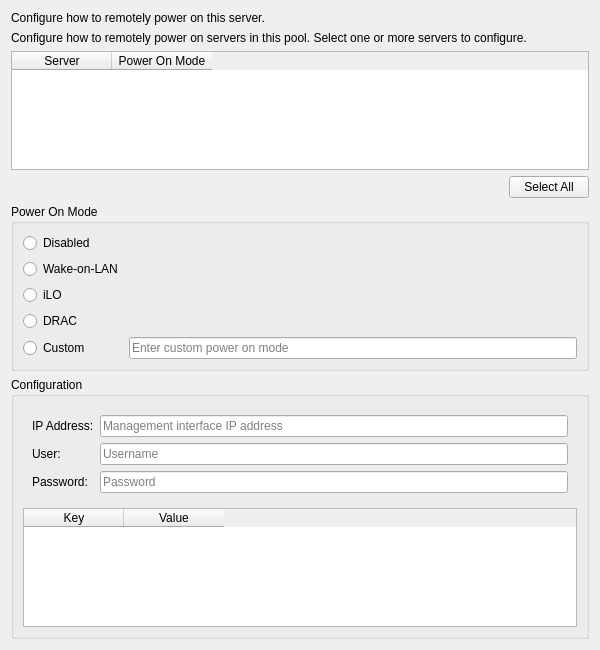
<?xml version="1.0" encoding="UTF-8"?>
<ui version="4.0">
 <class>HostPowerONEditPage</class>
 <widget class="QWidget" name="HostPowerONEditPage">
  <property name="geometry">
   <rect>
    <x>0</x>
    <y>0</y>
    <width>600</width>
    <height>650</height>
   </rect>
  </property>
  <layout class="QVBoxLayout" name="verticalLayout">
   <item>
    <widget class="QLabel" name="labelServer">
     <property name="text">
      <string>Configure how to remotely power on this server.</string>
     </property>
     <property name="wordWrap">
      <bool>true</bool>
     </property>
    </widget>
   </item>
   <item>
    <widget class="QLabel" name="labelPool">
     <property name="text">
      <string>Configure how to remotely power on servers in this pool. Select one or more servers to configure.</string>
     </property>
     <property name="wordWrap">
      <bool>true</bool>
     </property>
     <property name="visible">
      <bool>false</bool>
     </property>
    </widget>
   </item>
   <item>
    <widget class="QWidget" name="hostsWidget" native="true">
     <property name="visible">
      <bool>false</bool>
     </property>
     <layout class="QVBoxLayout" name="hostsLayout">
      <property name="leftMargin">
       <number>0</number>
      </property>
      <property name="topMargin">
       <number>0</number>
      </property>
      <property name="rightMargin">
       <number>0</number>
      </property>
      <property name="bottomMargin">
       <number>0</number>
      </property>
      <item>
       <widget class="QTableWidget" name="tableHosts">
        <property name="selectionMode">
         <enum>QAbstractItemView::MultiSelection</enum>
        </property>
        <property name="selectionBehavior">
         <enum>QAbstractItemView::SelectRows</enum>
        </property>
        <column>
         <property name="text">
          <string>Server</string>
         </property>
        </column>
        <column>
         <property name="text">
          <string>Power On Mode</string>
         </property>
        </column>
       </widget>
      </item>
      <item>
       <layout class="QHBoxLayout" name="horizontalLayout">
        <item>
         <spacer name="horizontalSpacer">
          <property name="orientation">
           <enum>Qt::Horizontal</enum>
          </property>
          <property name="sizeHint" stdset="0">
           <size>
            <width>40</width>
            <height>20</height>
           </size>
          </property>
         </spacer>
        </item>
        <item>
         <widget class="QPushButton" name="buttonSelectAll">
          <property name="text">
           <string>Select All</string>
          </property>
         </widget>
        </item>
       </layout>
      </item>
     </layout>
    </widget>
   </item>
   <item>
    <widget class="QGroupBox" name="groupBoxMode">
     <property name="title">
      <string>Power On Mode</string>
     </property>
     <layout class="QGridLayout" name="gridLayout">
      <item row="0" column="0">
       <widget class="QRadioButton" name="radioDisabled">
        <property name="text">
         <string>Disabled</string>
        </property>
       </widget>
      </item>
      <item row="1" column="0">
       <widget class="QRadioButton" name="radioWakeOnLAN">
        <property name="text">
         <string>Wake-on-LAN</string>
        </property>
       </widget>
      </item>
      <item row="2" column="0">
       <widget class="QRadioButton" name="radioILO">
        <property name="text">
         <string>iLO</string>
        </property>
       </widget>
      </item>
      <item row="3" column="0">
       <widget class="QRadioButton" name="radioDRAC">
        <property name="text">
         <string>DRAC</string>
        </property>
       </widget>
      </item>
      <item row="4" column="0">
       <widget class="QRadioButton" name="radioCustom">
        <property name="text">
         <string>Custom</string>
        </property>
       </widget>
      </item>
      <item row="4" column="1">
       <widget class="QLineEdit" name="textCustomMode">
        <property name="placeholderText">
         <string>Enter custom power on mode</string>
        </property>
       </widget>
      </item>
     </layout>
    </widget>
   </item>
   <item>
    <widget class="QGroupBox" name="groupBoxCredentials">
     <property name="title">
      <string>Configuration</string>
     </property>
     <layout class="QVBoxLayout" name="verticalLayout_2">
      <item>
       <widget class="QWidget" name="credentialsWidget" native="true">
        <layout class="QFormLayout" name="formLayout">
         <item row="0" column="0">
          <widget class="QLabel" name="labelInterface">
           <property name="text">
            <string>IP Address:</string>
           </property>
          </widget>
         </item>
         <item row="0" column="1">
          <widget class="QLineEdit" name="textInterface">
           <property name="placeholderText">
            <string>Management interface IP address</string>
           </property>
          </widget>
         </item>
         <item row="1" column="0">
          <widget class="QLabel" name="labelUser">
           <property name="text">
            <string>User:</string>
           </property>
          </widget>
         </item>
         <item row="1" column="1">
          <widget class="QLineEdit" name="textUser">
           <property name="placeholderText">
            <string>Username</string>
           </property>
          </widget>
         </item>
         <item row="2" column="0">
          <widget class="QLabel" name="labelPassword">
           <property name="text">
            <string>Password:</string>
           </property>
          </widget>
         </item>
         <item row="2" column="1">
          <widget class="QLineEdit" name="textPassword">
           <property name="echoMode">
            <enum>QLineEdit::Password</enum>
           </property>
           <property name="placeholderText">
            <string>Password</string>
           </property>
          </widget>
         </item>
        </layout>
       </widget>
      </item>
      <item>
       <widget class="QTableWidget" name="tableCustomParams">
        <property name="visible">
         <bool>false</bool>
        </property>
        <column>
         <property name="text">
          <string>Key</string>
         </property>
        </column>
        <column>
         <property name="text">
          <string>Value</string>
         </property>
        </column>
       </widget>
      </item>
     </layout>
    </widget>
   </item>
   <item>
    <spacer name="verticalSpacer">
     <property name="orientation">
      <enum>Qt::Vertical</enum>
     </property>
     <property name="sizeHint" stdset="0">
      <size>
       <width>20</width>
       <height>40</height>
      </size>
     </property>
    </spacer>
   </item>
  </layout>
 </widget>
 <resources/>
 <connections/>
</ui>
